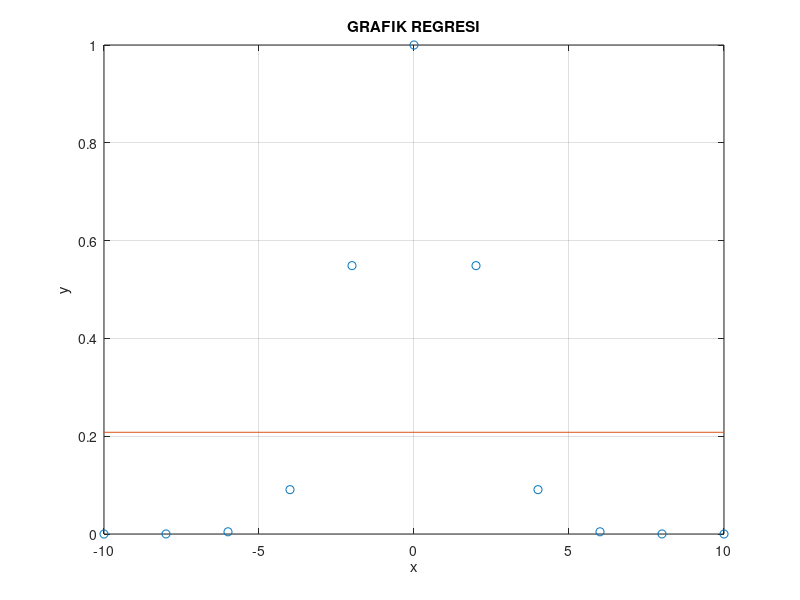

This figure's MATLAB source:
clc; clear; clear all; format compact;

fprintf('PROGRAM METODE NUMERIK - REGRESI LINEAR\n');
fprintf('Dibuat oleh :\n');
fprintf('FATHURRAHMAN NUR AZIZ (20.11.3694)\n');
fprintf('----------------------------------------------------------------------------------\n\n');

Xi = [-10 -8 -6 -4 -2 0 2 4 6 8 10];
Yi = [0.0000 0.0001 0.0045 0.0907 0.5488 1.0000 0.5488 0.0907 0.0045 0.0001 0.0000];

fprintf('X = [');
fprintf('%g, ', Xi(1:end-1));
fprintf(' %g]', Xi(end));
fprintf('\nY = [');
fprintf('%g, ', Yi(1:end-1));
fprintf(' %g]', Yi(end));

n = length(Xi);

SX = sum(Xi);
SY = sum(Yi);

Xi2 = Xi*Xi';
XiYi = Xi*Yi';

a = (Xi2 * SY - SX * XiYi)/(n * Xi2 - SX^2);
b = (n * XiYi - SX * SY)/(n * Xi2 - SX^2);
fprintf('\n\nDengan Rumus regresi didapatkan : ');
fprintf('\n');
fprintf('\ta = %.7f\n', a);
fprintf('\tb = %.7f\n\n', b);
fprintf('Maka persamaan Regresi Linear:\n\t f(X) = %2.7f + %2.7fx\n\n\n',a,b);

fprintf('==========================\n');
fprintf('\t Titik Regresi\n');
fprintf('==========================\n');
fprintf('\tX\t\t\t  Y\n');
fprintf('==========================\n');
for x=Xi(1):2:Xi(end)
	yy=a+b*x;
    fprintf('  %.3f \t %10.7f \n', x, yy);
end
fprintf('==========================\n\n\n');

xx=Xi(1):Xi(end);
yy=a+b*xx;
plot(Xi,Yi,'o',xx,yy);
title('GRAFIK REGRESI');
xlabel('x');
ylabel('y');
grid on;